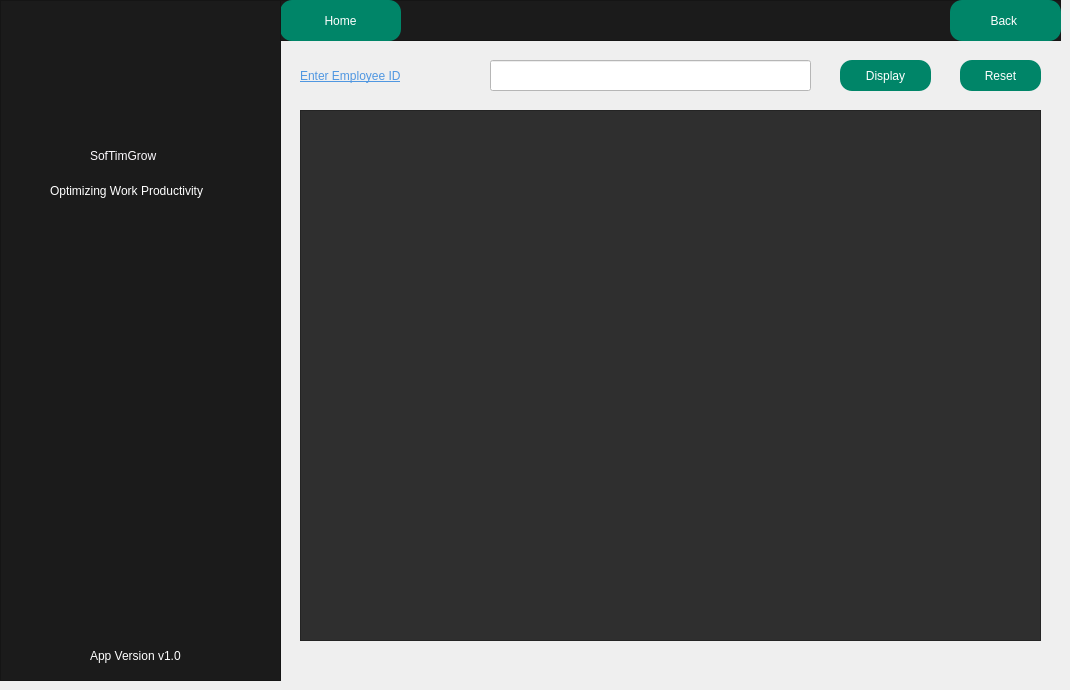
    <widget class="QWidget" name="UpdateEmployee">
     <widget class="QFrame" name="frame_24">
      <property name="geometry">
       <rect>
        <x>280</x>
        <y>0</y>
        <width>781</width>
        <height>41</height>
       </rect>
      </property>
      <property name="styleSheet">
       <string notr="true">background-color:rgba(27,27,27,255);</string>
      </property>
      <property name="frameShape">
       <enum>QFrame::StyledPanel</enum>
      </property>
      <property name="frameShadow">
       <enum>QFrame::Raised</enum>
      </property>
      <widget class="QPushButton" name="homebutton_16">
       <property name="geometry">
        <rect>
         <x>0</x>
         <y>0</y>
         <width>121</width>
         <height>41</height>
        </rect>
       </property>
       <property name="styleSheet">
        <string notr="true">border-radius:12px;
background-color:rgba(0,133,104,255);
color:white;</string>
       </property>
       <property name="text">
        <string>Home</string>
       </property>
      </widget>
     </widget>
     <widget class="QFrame" name="frame_25">
      <property name="geometry">
       <rect>
        <x>0</x>
        <y>0</y>
        <width>281</width>
        <height>681</height>
       </rect>
      </property>
      <property name="styleSheet">
       <string notr="true">background-color:rgba(27,27,27,255);</string>
      </property>
      <property name="frameShape">
       <enum>QFrame::StyledPanel</enum>
      </property>
      <property name="frameShadow">
       <enum>QFrame::Raised</enum>
      </property>
      <widget class="QLabel" name="label_69">
       <property name="geometry">
        <rect>
         <x>10</x>
         <y>10</y>
         <width>261</width>
         <height>151</height>
        </rect>
       </property>
       <property name="text">
        <string/>
       </property>
       <property name="pixmap">
        <pixmap resource="../resource.qrc">:/pics/picture/people.png</pixmap>
       </property>
       <property name="scaledContents">
        <bool>true</bool>
       </property>
      </widget>
      <widget class="QLabel" name="label_71">
       <property name="geometry">
        <rect>
         <x>50</x>
         <y>180</y>
         <width>201</width>
         <height>21</height>
        </rect>
       </property>
       <property name="styleSheet">
        <string notr="true">color: rgb(255, 255, 255);
font: italic 9pt &quot;Segoe UI&quot;;</string>
       </property>
       <property name="text">
        <string>Optimizing Work Productivity</string>
       </property>
      </widget>
      <widget class="QLabel" name="label_72">
       <property name="geometry">
        <rect>
         <x>90</x>
         <y>640</y>
         <width>121</width>
         <height>31</height>
        </rect>
       </property>
       <property name="styleSheet">
        <string notr="true">color:white;</string>
       </property>
       <property name="text">
        <string>App Version v1.0</string>
       </property>
      </widget>
      <widget class="QLabel" name="label_70">
       <property name="geometry">
        <rect>
         <x>90</x>
         <y>140</y>
         <width>111</width>
         <height>31</height>
        </rect>
       </property>
       <property name="styleSheet">
        <string notr="true">color: rgb(254, 251, 255);
font: 700 11pt &quot;Arial&quot;;</string>
       </property>
       <property name="text">
        <string>SofTimGrow</string>
       </property>
      </widget>
     </widget>
     <widget class="QLabel" name="label_73">
      <property name="geometry">
       <rect>
        <x>300</x>
        <y>60</y>
        <width>181</width>
        <height>31</height>
       </rect>
      </property>
      <property name="styleSheet">
       <string notr="true">color: rgb(80, 151, 225);

font: italic 13pt &quot;Times New Roman&quot;;
text-decoration: underline;</string>
      </property>
      <property name="text">
       <string>Enter Employee ID</string>
      </property>
     </widget>
     <widget class="QPushButton" name="displayempup">
      <property name="geometry">
       <rect>
        <x>840</x>
        <y>60</y>
        <width>91</width>
        <height>31</height>
       </rect>
      </property>
      <property name="styleSheet">
       <string notr="true">border-radius:12px;
background-color:rgba(0,133,104,255);
color:white;</string>
      </property>
      <property name="text">
       <string>Display</string>
      </property>
     </widget>
     <widget class="QPushButton" name="homebutton_3">
      <property name="geometry">
       <rect>
        <x>950</x>
        <y>0</y>
        <width>111</width>
        <height>41</height>
       </rect>
      </property>
      <property name="styleSheet">
       <string notr="true">border-radius:12px;
background-color:rgba(0,133,104,255);
color:white;</string>
      </property>
      <property name="text">
       <string>Back </string>
      </property>
     </widget>
     <widget class="QTableView" name="updemptable">
      <property name="geometry">
       <rect>
        <x>300</x>
        <y>110</y>
        <width>741</width>
        <height>531</height>
       </rect>
      </property>
      <property name="styleSheet">
       <string notr="true">QTableView {
    font: 11pt &quot;Arial&quot;;
    background-color: #2f2f2f; /* dark gray */
    alternate-row-color: #3f3f3f; /* slightly lighter dark gray */
}

QTableView::item {
    color: white; /* white text */
    background-color: #2f2f2f; /* dark gray */
    selection-color: white; /* white text on selection */
    selection-background-color: #4f4f4f; /* slightly lighter dark gray on selection */
}

/* Common section styling */
QHeaderView::section {
    font: bold 11pt &quot;Arial&quot;; /* Ensure consistent font settings */
    border: 1px solid #1b1b1b; /* Optional: to define the border */
}

/* Horizontal header styling */
QHeaderView::section:horizontal {
    color: white; /* white text */
    background-color: #1b1b1b; /* black background */
}

/* Vertical header styling */
QHeaderView::section:vertical {
    color: white; /* white text */
    background-color: #3b3b3b; /* different color for vertical header */
}

/* Corner button styling */
QTableCornerButton::section {
    color: white; /* white text */
    background-color: #1b1b1b; /* black background */
}
</string>
      </property>
     </widget>
     <widget class="QLineEdit" name="empidupdate">
      <property name="geometry">
       <rect>
        <x>490</x>
        <y>60</y>
        <width>321</width>
        <height>31</height>
       </rect>
      </property>
      <property name="styleSheet">
       <string notr="true">color:black;
background-color: rgba(255,255,255,255);
</string>
      </property>
     </widget>
     <widget class="QPushButton" name="pushButton_7">
      <property name="geometry">
       <rect>
        <x>960</x>
        <y>60</y>
        <width>81</width>
        <height>31</height>
       </rect>
      </property>
      <property name="styleSheet">
       <string notr="true">border-radius:12px;
background-color:rgba(0,133,104,255);
color:white;</string>
      </property>
      <property name="text">
       <string>Reset</string>
      </property>
     </widget>
    </widget>
